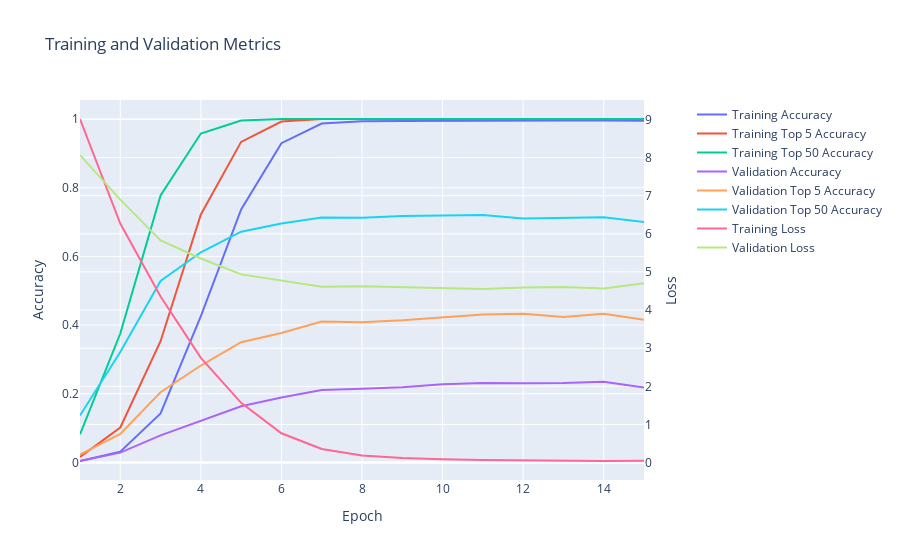

Notebook code cell kept with this figure:
### Code cell
arcface_cross_entropy_model.display_training_history()

### Figure 1 — Plotly figure (JSON) as saved in the notebook; plotly's stock layout.template omitted (floating-point values rounded to 4 significant figures)
{"data": [{"mode": "lines", "name": "Training Accuracy", "type": "scatter", "x": [1, 2, 3, 4, 5, 6, 7, 8, 9, 10, 11, 12, 13, 14, 15], "xaxis": "x", "y": [0.00425, 0.03132, 0.1428, 0.426, 0.7366, 0.9297, 0.9869, 0.9935, 0.9944, 0.9952, 0.9956, 0.9958, 0.9955, 0.9959, 0.9951, 0.9559], "yaxis": "y"}, {"mode": "lines", "name": "Training Top 5 Accuracy", "type": "scatter", "x": [1, 2, 3, 4, 5, 6, 7, 8, 9, 10, 11, 12, 13, 14, 15], "xaxis": "x", "y": [0.01569, 0.1017, 0.3529, 0.7221, 0.9334, 0.9925, 0.9997, 0.9997, 0.9997, 0.9999, 0.9997, 0.9999, 0.9999, 0.9999, 0.9999, 0.9965], "yaxis": "y"}, {"mode": "lines", "name": "Training Top 50 Accuracy", "type": "scatter", "x": [1, 2, 3, 4, 5, 6, 7, 8, 9, 10, 11, 12, 13, 14, 15], "xaxis": "x", "y": [0.08173, 0.3754, 0.7772, 0.9576, 0.9954, 0.9999, 1.0, 0.9999, 1.0, 1.0, 0.9999, 1.0, 0.9999, 0.9999, 0.9999, 0.9999], "yaxis": "y"}, {"mode": "lines", "name": "Validation Accuracy", "type": "scatter", "x": [1, 2, 3, 4, 5, 6, 7, 8, 9, 10, 11, 12, 13, 14, 15], "xaxis": "x", "y": [0.004185, 0.02851, 0.07873, 0.1211, 0.1637, 0.1891, 0.2111, 0.2142, 0.2192, 0.2278, 0.231, 0.2304, 0.231, 0.2346, 0.2182, 0.1653], "yaxis": "y"}, {"mode": "lines", "name": "Validation Top 5 Accuracy", "type": "scatter", "x": [1, 2, 3, 4, 5, 6, 7, 8, 9, 10, 11, 12, 13, 14, 15], "xaxis": "x", "y": [0.0225, 0.08292, 0.2046, 0.2822, 0.35, 0.3767, 0.4101, 0.4083, 0.4141, 0.4217, 0.4308, 0.4326, 0.4238, 0.4329, 0.4154, 0.3343], "yaxis": "y"}, {"mode": "lines", "name": "Validation Top 50 Accuracy", "type": "scatter", "x": [1, 2, 3, 4, 5, 6, 7, 8, 9, 10, 11, 12, 13, 14, 15], "xaxis": "x", "y": [0.1365, 0.3215, 0.5281, 0.6118, 0.672, 0.6955, 0.7131, 0.7128, 0.7172, 0.7185, 0.7201, 0.7102, 0.7123, 0.7138, 0.7, 0.6207], "yaxis": "y"}, {"mode": "lines", "name": "Training Loss", "type": "scatter", "x": [1, 2, 3, 4, 5, 6, 7, 8, 9, 10, 11, 12, 13, 14, 15], "xaxis": "x", "y": [9.01, 6.267, 4.355, 2.748, 1.567, 0.7688, 0.3557, 0.1873, 0.1231, 0.08494, 0.06796, 0.05323, 0.0481, 0.04211, 0.04705, 0.4345], "yaxis": "y2"}, {"mode": "lines", "name": "Validation Loss", "type": "scatter", "x": [1, 2, 3, 4, 5, 6, 7, 8, 9, 10, 11, 12, 13, 14, 15], "xaxis": "x", "y": [8.064, 6.895, 5.827, 5.353, 4.936, 4.773, 4.614, 4.624, 4.597, 4.573, 4.55, 4.589, 4.608, 4.569, 4.7, 5.276], "yaxis": "y2"}], "layout": {"title": {"text": "Training and Validation Metrics"}, "xaxis": {"anchor": "y", "domain": [0.0, 0.94], "title": {"text": "Epoch"}}, "yaxis": {"anchor": "x", "domain": [0.0, 1.0], "title": {"text": "Accuracy"}}, "yaxis2": {"anchor": "x", "overlaying": "y", "side": "right", "title": {"text": "Loss"}}}}
